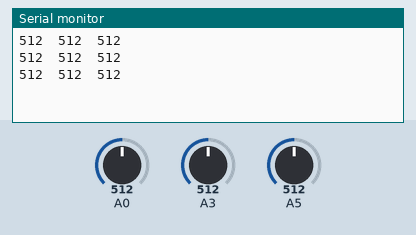
Recording of a sketch running on a simulated Arduino Uno, built with avr-gcc and run on an emulated ATmega328P. On the bench: the last lines printed to the serial monitor. Inputs (shaded band) come from the test bench; at power-on: A0 = 512, A3 = 512, A5 = 512.

Above: at 1.3 s.
1.4 s: A0 set to 716
At 1.9 s:
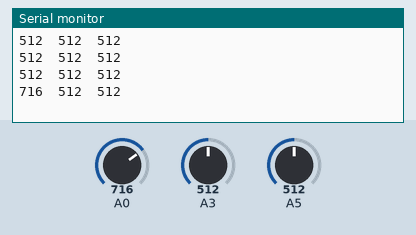
2.9 s: A3 set to 716
At 3.4 s:
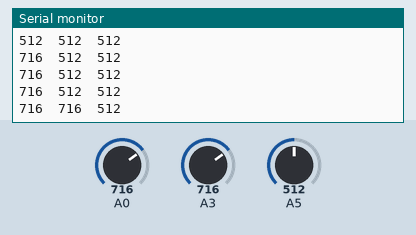
4.4 s: A5 set to 716
At 4.9 s:
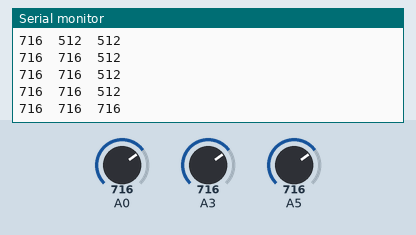
5.9 s: A0 set to 900
At 6.4 s:
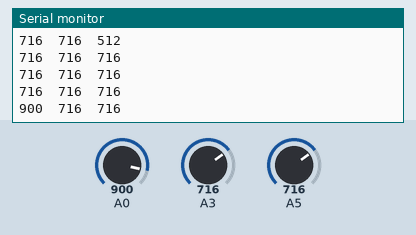
7.4 s: A3 set to 900
At 7.9 s:
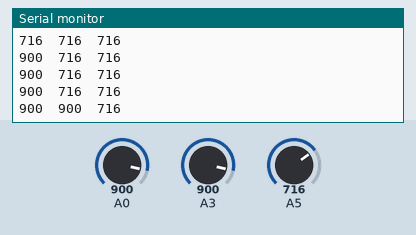
8.9 s: A5 set to 900
At 9.4 s:
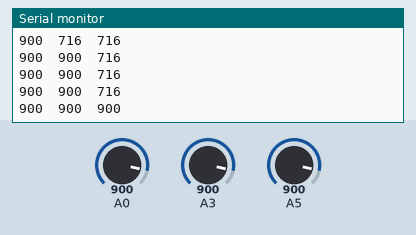
Timing chart, 0 to 11.4 s (numbered marks = the images above; inputs shaded):
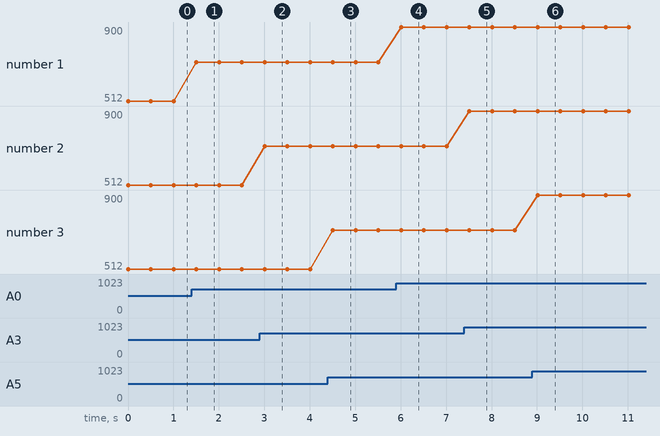

The sketch:

temp.ino
```cpp
int x,y,z;
void setup()
{
  Serial.begin(9600);
  pinMode(A0,INPUT);
  pinMode(A3,INPUT);
  pinMode(A5,INPUT);
}

void loop()
{
  x=analogRead(A0);
  y=analogRead(A3);
  z=analogRead(A5);
  Serial.print(x);
  Serial.print("  ");
  Serial.print(y);
  Serial.print("  ");
  Serial.println(z);
  //Serial.print("");
  delay(500);
}
```

Measured:
- after the input at 1.4 s, the serial monitor: prints a new line after 0.10 s (image 1)
- after the input at 2.9 s, the serial monitor: prints a new line after 0.11 s (image 2)
- after the input at 4.4 s, the serial monitor: prints a new line after 0.11 s (image 3)
- after the input at 5.9 s, the serial monitor: prints a new line after 0.11 s (image 4)
- after the input at 7.4 s, the serial monitor: prints a new line after 0.11 s (image 5)
- after the input at 8.9 s, the serial monitor: prints a new line after 0.12 s (image 6)
- plotted number 1: 512 → 716 after the input at 1.4 s, 716 → 900 after the input at 5.9 s
